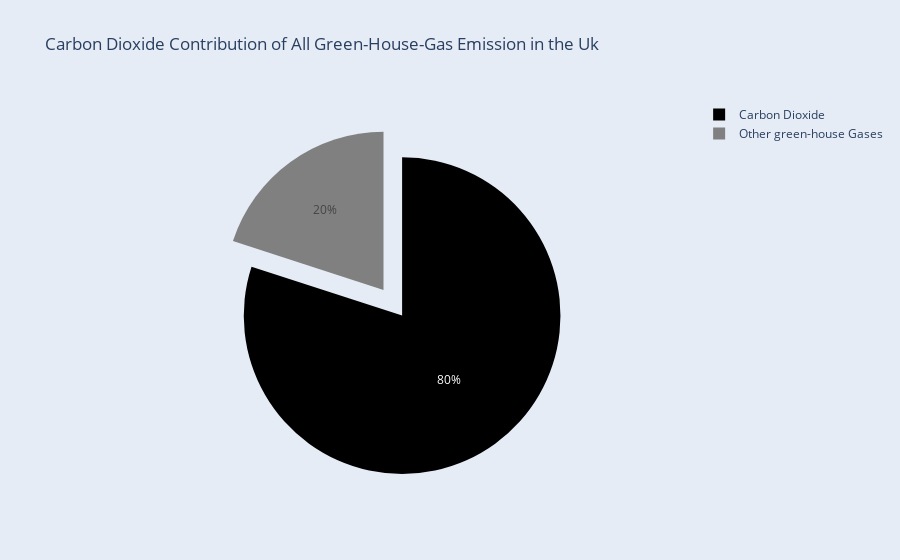

Notebook code cell kept with this figure:
### Markdown cell above
### 4.2 Plotting green house gases

### Code cell
# Plot percanges of Contribution of green houses gases UK
labels = ['Carbon Dioxide', 'Other green-house Gases']
values = [80, 20]
fig = go.Figure(data=[go.Pie(labels=labels, values=values, pull=[0.2, 0], marker=dict(colors=['black', 'gray']))])

fig.update_layout(title_text='Carbon Dioxide Contribution of All Green-House-Gas Emission in the Uk',
                  showlegend=True,
                  paper_bgcolor='#E5ECF6')

fig.write_image("figures\green_house_gases.pdf")

fig.show()

### Figure 1 — Plotly figure (JSON) as saved in the notebook; plotly's stock layout.template omitted (floating-point values rounded to 4 significant figures)
{"data": [{"labels": ["Carbon Dioxide", "Other green-house Gases"], "marker": {"colors": ["black", "gray"]}, "pull": [0.2, 0], "type": "pie", "values": [80, 20]}], "layout": {"paper_bgcolor": "#E5ECF6", "showlegend": true, "title": {"text": "Carbon Dioxide Contribution of All Green-House-Gas Emission in the Uk"}}}
